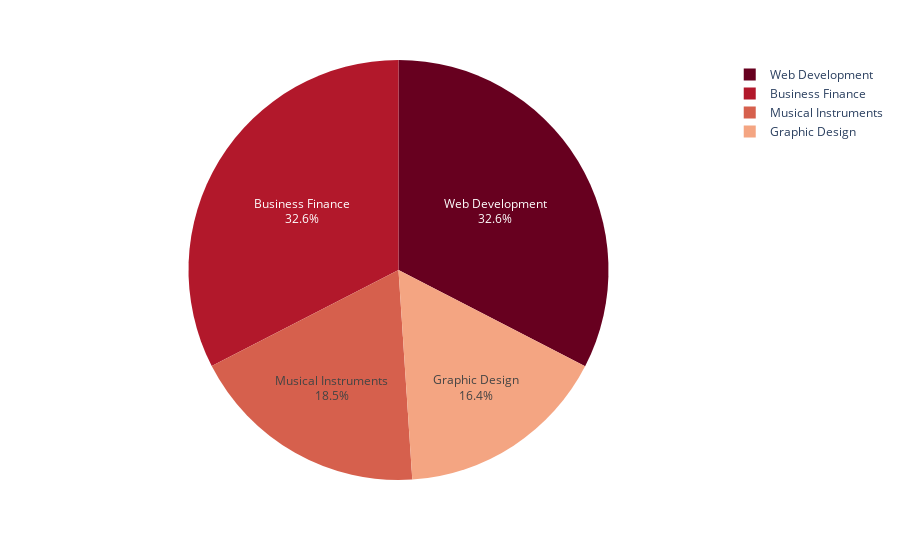

The notebook cell saved with this chart:
### Code cell
# Plot Distribution of Subject/Value Counts with Pie Chart
fig = px.pie(df_sub_count, values='Number', names='CourseCategory', color_discrete_sequence=px.colors.sequential.RdBu)
fig.update_traces(textposition='inside', textinfo='percent+label')
fig.show()

### Figure 1 — Plotly figure (JSON) as saved in the notebook; plotly's stock layout.template omitted (floating-point values rounded to 4 significant figures)
{"data": [{"domain": {"x": [0, 1], "y": [0, 1]}, "hovertemplate": "CourseCategory=%{label}<br>Number=%{value}<extra></extra>", "labels": ["Web Development", "Business Finance", "Musical Instruments", "Graphic Design"], "legendgroup": "", "name": "", "showlegend": true, "textinfo": "percent+label", "textposition": "inside", "type": "pie", "values": [1200, 1199, 681, 603]}], "layout": {"autosize": true, "legend": {"tracegroupgap": 0}, "margin": {"t": 60}, "piecolorway": ["rgb(103,0,31)", "rgb(178,24,43)", "rgb(214,96,77)", "rgb(244,165,130)", "rgb(253,219,199)", "rgb(247,247,247)", "rgb(209,229,240)", "rgb(146,197,222)", "rgb(67,147,195)", "rgb(33,102,172)", "rgb(5,48,97)"]}}
